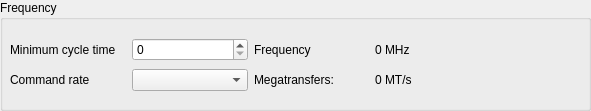
         <widget class="QGroupBox" name="groupBoxFrequency_XMP2">
          <property name="geometry">
           <rect>
            <x>10</x>
            <y>170</y>
            <width>591</width>
            <height>111</height>
           </rect>
          </property>
          <property name="title">
           <string>Frequency</string>
          </property>
          <widget class="QWidget" name="gridLayoutWidget_11">
           <property name="geometry">
            <rect>
             <x>10</x>
             <y>30</y>
             <width>481</width>
             <height>71</height>
            </rect>
           </property>
           <layout class="QGridLayout" name="gridLayoutFrequency_XMP2">
            <property name="verticalSpacing">
             <number>0</number>
            </property>
            <item row="0" column="1">
             <widget class="QSpinBox" name="spinMinCycleTime_XMP2">
              <property name="maximum">
               <number>65000</number>
              </property>
             </widget>
            </item>
            <item row="1" column="1">
             <widget class="QComboBox" name="cbCommandRate_XMP2"/>
            </item>
            <item row="1" column="0">
             <widget class="QLabel" name="lCommandRate_XMP2">
              <property name="text">
               <string>Command rate</string>
              </property>
             </widget>
            </item>
            <item row="0" column="0">
             <widget class="QLabel" name="lMinCycleTime_XMP2">
              <property name="text">
               <string>Minimum cycle time</string>
              </property>
             </widget>
            </item>
            <item row="0" column="3">
             <widget class="QLabel" name="lFrequencyValue_XMP2">
              <property name="text">
               <string>0 MHz</string>
              </property>
             </widget>
            </item>
            <item row="0" column="2">
             <widget class="QLabel" name="lFrequency_XMP2">
              <property name="text">
               <string>Frequency</string>
              </property>
             </widget>
            </item>
            <item row="1" column="2">
             <widget class="QLabel" name="labelMT_XMP2">
              <property name="text">
               <string>Megatransfers:</string>
              </property>
             </widget>
            </item>
            <item row="1" column="3">
             <widget class="QLabel" name="lMTValue_XMP2">
              <property name="text">
               <string>0 MT/s</string>
              </property>
             </widget>
            </item>
           </layout>
          </widget>
         </widget>
